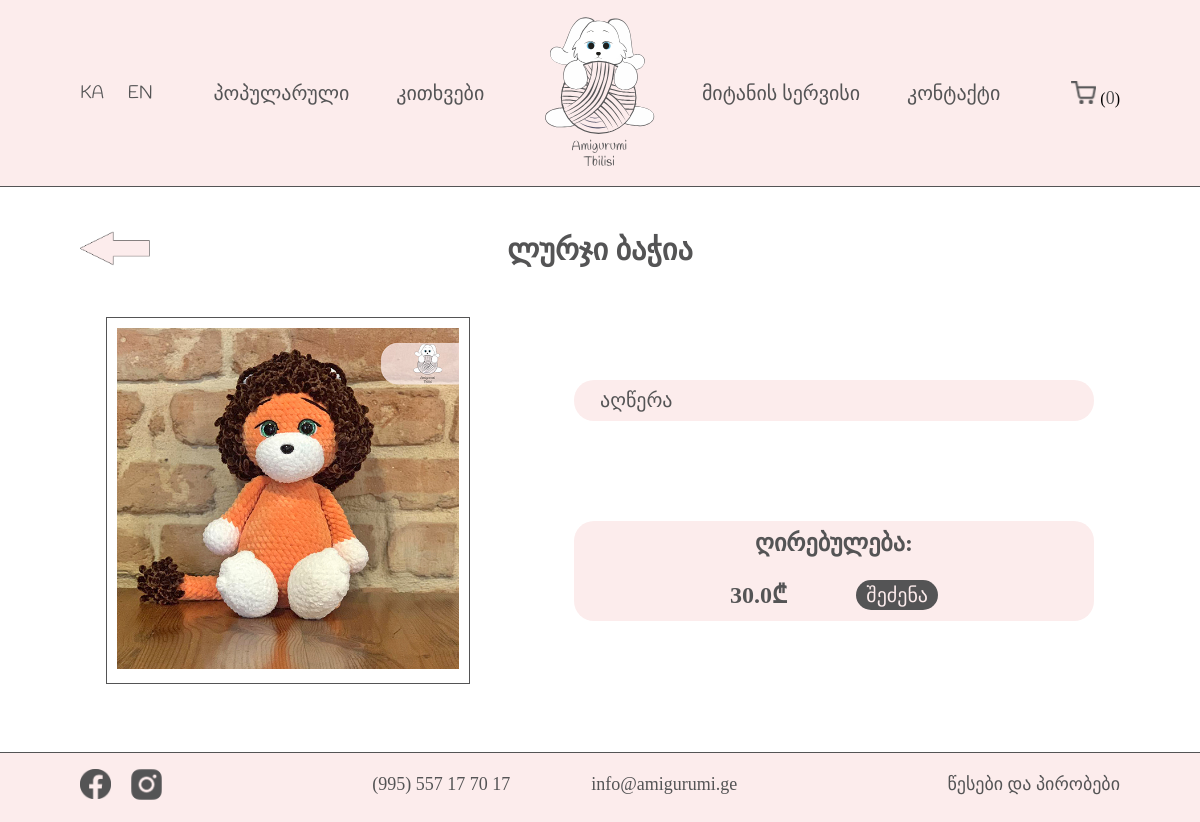
Page /product/1 on the committed database.
### app/models/store.py (models this page shows)
class Toy(db.Model, BaseModel):
    __tablename__ = "toys"
    id = db.Column(db.Integer, primary_key=True)
    photo = db.Column(db.String, nullable=False)
    name_geo = db.Column(db.String, nullable=False)
    name_eng = db.Column(db.String, nullable=False)
    desc_eng = db.Column(db.String, nullable=False)
    desc_geo = db.Column(db.String, nullable=False)
    price = db.Column(db.Float, nullable=False)
    stock = db.Column(db.Integer,nullable=False)
    is_popular = db.Column(db.Boolean, nullable=False)
    meta_geo = db.Column(db.String, nullable=False)
    meta_eng = db.Column(db.String, nullable=False)
    category_id = db.Column(db.ForeignKey("toy_categories.id"))
    category = db.relationship("ToyCategory", uselist=False)

### app/views/product/routes.py (the view)
@product_blueprint.route("/product/<int:id>")
def view_product(id):
    toy = Toy.query.filter_by(id=id).first()
    return render_template("product-page.html", toy=toy)

### app/__init__.py (called while the page is built)
def register_extensions(app):
    db.init_app(app)
    migrate.init_app(app, db)
    login_manager.init_app(app)
    login_manager.login_view = "auth.login"
    @login_manager.user_loader
    def load_user(user_id):
        return User.query.get(user_id)
    admin.init_app(app)
    admin.add_view(OrderView(Order, db.session, name="შეკვეთები"))
    admin.add_view(UserView(User, db.session, name="მომხმარებლები"))
    admin.add_view(ToyView(Toy, db.session, name="სათამაშოები"))
    admin.add_view(ToyCategoryView(ToyCategory, db.session, name="კატეგორიები"))
    admin.add_view(CityView(City, db.session, name="ქალაქები"))
    admin.add_link(MenuLink("გასვლა", url="/"))
    ckeditor.init_app(app)
    def get_locale():
        if 'locale' not in session.keys():
            session['locale'] = 'EN'
        return session['locale']
    babel.init_app(app, locale_selector=get_locale)

### app/templates/product/product-page.html
{% extends 'layouts/base.html' %}
{% block main %}
<main>
    <div class="container">
        <a class="go-back" href="{{ url_for('product.category', category_id=toy.category_id) }}">
            <img src="{{ url_for('static', filename='img/icons/arrow.png') }}" alt="back arrow">
        </a>
        {% if session['locale'] == 'KA' %}
            <h1>{{ toy.name_eng }}</h1>
        {% else %}
            <h1>{{ toy.name_geo }}</h1>
        {% endif %}
        <div class="product-details">
            <div class="product-image">
                <img src="{{ url_for('static', filename='img/products/' + toy.photo) }}" alt="{{ toy.name_eng }}">
            </div>
            <div class="product-description">
                {% if session['locale'] == 'KA' %}
                    <p>{{ toy.desc_eng }}</p>
                {% else %}
                    <p>{{ toy.desc_geo }}</p>
                {% endif %}
                <div class="buy">
                    <span id="price">{{_('ღირებულება')}}:</span>
                    <div>
                        <span>{{ toy.price }}₾</span>
                        <a id="buyA">
                            <button class="add-to-cart" id="buyButton">{{_('შეძენა')}}</button>
                        </a>
                    </div>
                </div>
            </div>
        </div>
    </div>
</main>
{% endblock %}

### app/static/css/style.css (style rules this page uses)
:root { --main-font-en: 'Handlee'; --main-font-ge: 'alk-life'; --text-color: #545455; --background-color: #fcecec; --size-30: 30px; --size-24: 24px; --size-20: 20px; --size-18: 18px; }
html { scroll-behavior: smooth; }
body { position: relative; }
.container { padding: 1rem 5rem; position: relative; }
.container h1 { font-family: var(--main-font-ge); color: var(--text-color); font-weight: 900; font-size: var(--size-30); text-align: center; padding-top: 2rem; }
.product-details { width: 100%; padding: 5% 0; display: flex; justify-content: center; gap: 10%; }
.product-image { min-width: 180px; width: 35%; height: fit-content; padding: 1%; border: 1px solid var(--text-color); align-self: center; }
.product-details img { margin: 0 auto; width: 100%; }
.product-description { width: 50%; font-family: var(--main-font-ge); color: var(--text-color); display: flex; flex-direction: column; gap: 100px; justify-content: center; align-content: center; }
.product-description p { width: 100%; padding: 2% 5%; background-color: var(--background-color); border-radius: 20px; font-size: var(--size-20); }
.buy { height: 100px; width: 100%; padding: 2% 30%; display: flex; flex-direction: column; justify-content: space-between; background-color: var(--background-color); border-radius: 20px; align-self: center; font-size: var(--size-24); font-weight: 600; }
.buy div { display: flex; justify-content: space-between; }
.buy span { align-self: center; }
.product-description button { padding: 3px 10px; font-family: var(--main-font-ge); font-size: var(--size-20); color: var(--background-color); background-color: var(--text-color); border-radius: 20px; cursor: pointer; }
.go-back { display: block; width: 70px; position: absolute; top: 2.8rem; }
.go-back img { width: 100%; }

### rows in the picture
Toy: name_geo "ლურჯი ბაჭია", photo (picture), desc_geo "აღწერა", price "30.0"
